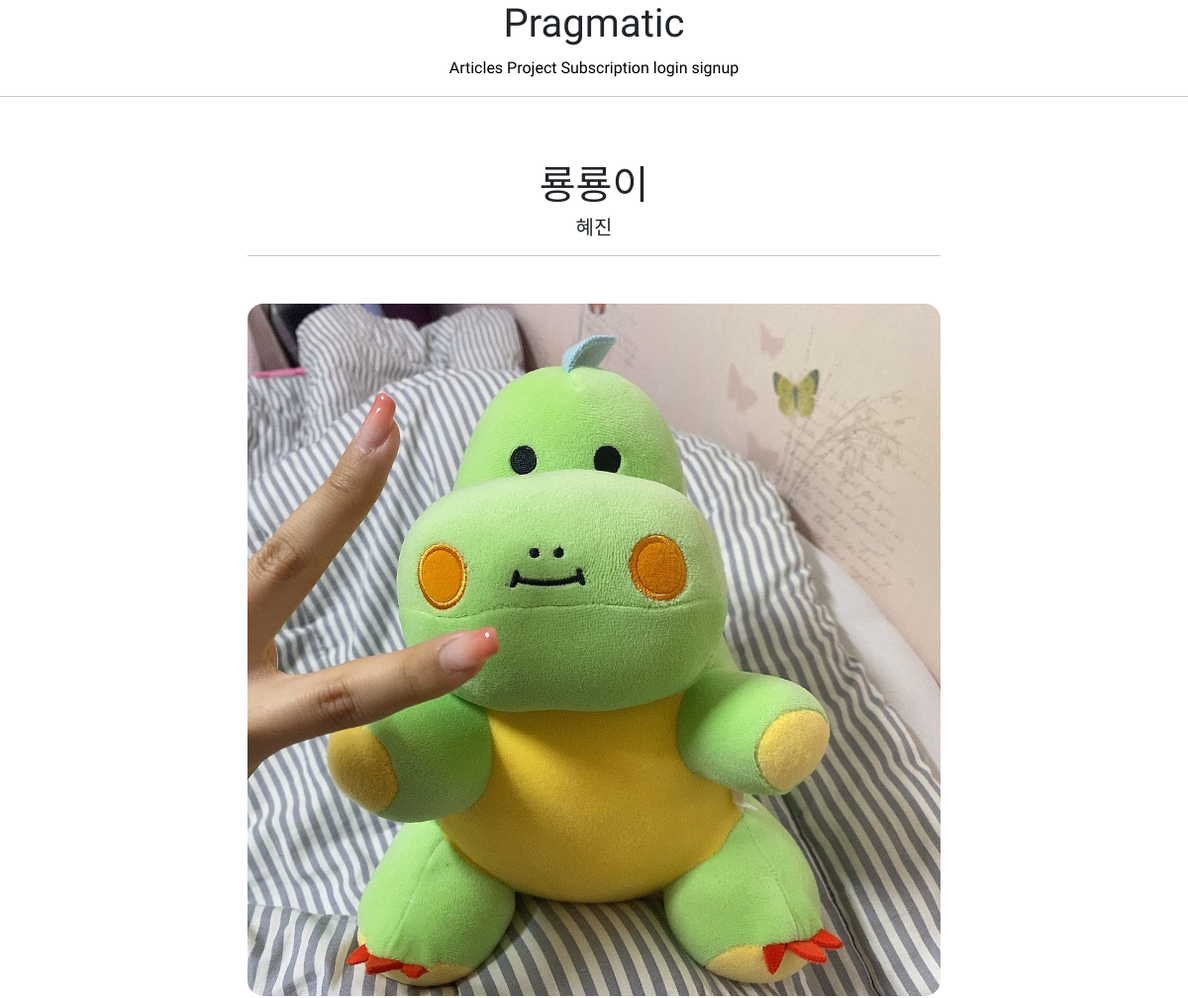
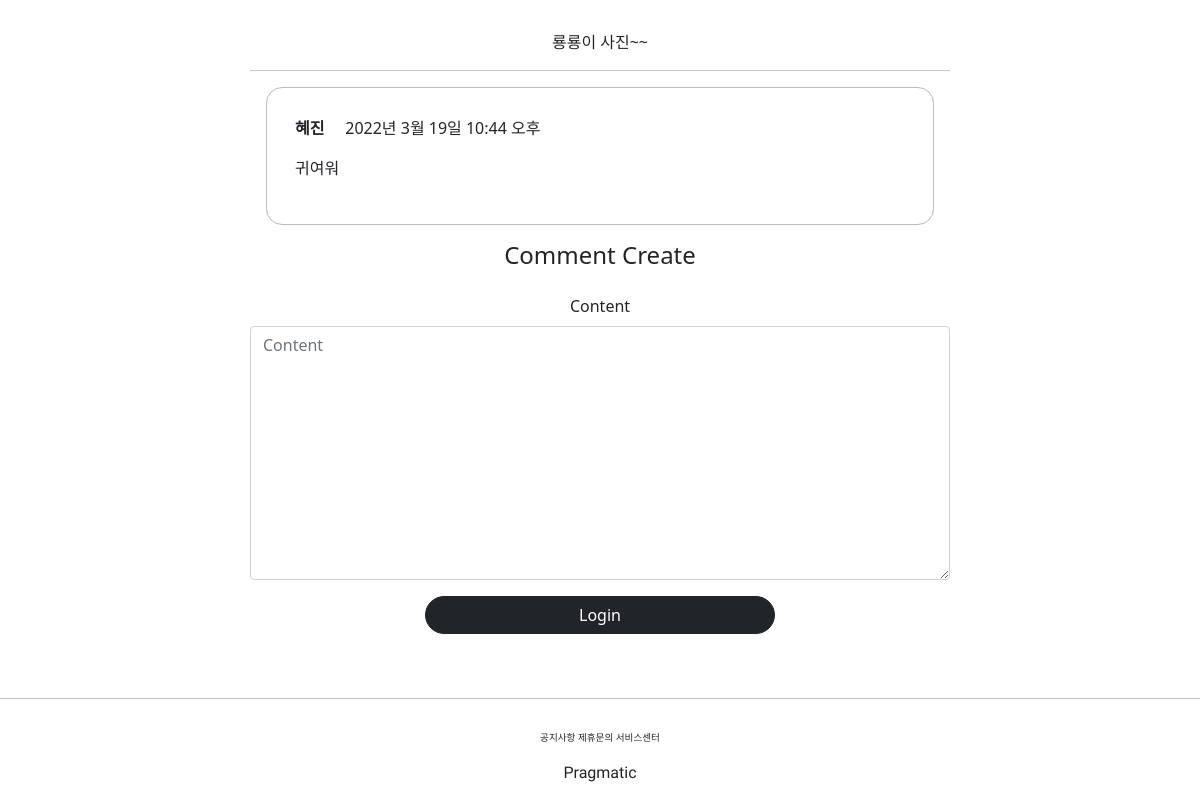
The app's page /articles/detail/3 with its own data (2 pictures, top to bottom).
### articleapp/models.py (models this page shows)
class Article(models.Model):
    writer = models.ForeignKey(User, on_delete=models.SET_NULL, related_name='article', null=True) # set_null은 게시글이 사라졌을 때 게시글 삭제x
    project = models.ForeignKey(Project, on_delete=models.SET_NULL, related_name='article', null=True)
    title = models.CharField(max_length=200, null=True)
    content = models.TextField(null=True)
    image = models.ImageField(upload_to='article/', null=False)
    created_at = models.DateField(auto_now_add=True, null=True)

### profileapp/models.py (models this page shows)
class Profile(models.Model):
    user = models.OneToOneField(User, on_delete=models.CASCADE, related_name='profile')
    image = models.ImageField(upload_to='profile/', null=True)
    nickname = models.CharField(max_length=20,unique=True, null=True)
    message = models.CharField(max_length=100, null=True)

### commentapp/models.py (models this page shows)
class Comment(models.Model):
    article = models.ForeignKey(Article, on_delete=models.SET_NULL, null=True, related_name='comment')
    writer = models.ForeignKey(User, on_delete=models.SET_NULL, null=True, related_name='comment')
    content = models.TextField(null=False)
    created_at = models.DateTimeField(auto_now=True)

### articleapp/views.py (the view)
# urls.py: path('detail/<int:pk>', ArticleDetailView.as_view(), name='detail'),
class ArticleDetailView(DetailView, FormMixin):
    model = Article
    form_class = CommentCreationForm
    context_object_name = 'target_article'
    template_name = 'articleapp/detail.html'

### commentapp/forms.py
class CommentCreationForm(ModelForm):
    class Meta:
        model = Comment
        fields = ['content']

### articleapp/templates/articleapp/detail.html (shortened to what this page needs)
{% extends 'base.html' %}
{% block content %}
    <div>
      <div style="text-align: center; max-width: 700px; margin: 4rem auto;">
        <h1>
            {{ target_article.title }}
        </h1>
          <h5>
            {{ target_article.writer.profile.nickname }}
        </h5>
      <hr>
        <img style="width: 100%; border-radius: 1rem; margin: 2rem 0;"
          src="{{ target_article.image.url }}" alt="">
        <div class="text-left">
            {{ target_article.content | safe }}
        </div>
      <hr>
      {% for comment in target_article.comment.all %}
        {% include 'commentapp/detail.html' with comment=comment %}
      {% endfor %}
      {% include 'commentapp/create.html' with article=target_article %}
      </div>
    </div>
{% endblock %}

### commentapp/templates/commentapp/detail.html (shortened to what this page needs)
<div style="border: 1px solid; text-align: left; padding: 4%; margin: 1rem;border-radius: 1rem;
border-color: #bbb">
    <div>
        <strong>
            {{ comment.writer.profile.nickname }}
        </strong>
        {{ comment.created_at }}
    </div>
    <div style="margin: 1rem 0;">
        {{ comment.content }}
    </div>
</div>

### records on screen
Article: title "룡룡이", writer.profile.nickname "혜진", image (picture), content "룡룡이 사진~~"
Comment: writer.profile.nickname "혜진", created_at "2022년 3월 19일 10:44 오후", content "귀여워"
